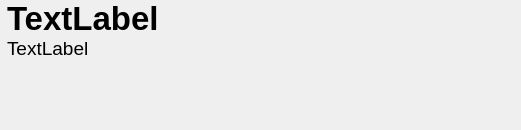
<?xml version="1.0" encoding="UTF-8"?>
<ui version="4.0">
 <class>windowheader_form</class>
 <widget class="QWidget" name="windowheader_form">
  <property name="geometry">
   <rect>
    <x>0</x>
    <y>0</y>
    <width>521</width>
    <height>130</height>
   </rect>
  </property>
  <property name="windowTitle">
   <string>Form</string>
  </property>
  <property name="styleSheet">
   <string notr="true"/>
  </property>
  <layout class="QVBoxLayout" name="verticalLayout_2">
   <property name="spacing">
    <number>0</number>
   </property>
   <property name="margin">
    <number>0</number>
   </property>
   <item>
    <widget class="QWidget" name="widget" native="true">
     <layout class="QHBoxLayout" name="horizontalLayout_2">
      <property name="spacing">
       <number>0</number>
      </property>
      <property name="margin">
       <number>0</number>
      </property>
      <item>
       <widget class="QLabel" name="logo_lbl">
        <property name="sizePolicy">
         <sizepolicy hsizetype="Fixed" vsizetype="Preferred">
          <horstretch>0</horstretch>
          <verstretch>0</verstretch>
         </sizepolicy>
        </property>
        <property name="styleSheet">
         <string notr="true"/>
        </property>
        <property name="text">
         <string/>
        </property>
       </widget>
      </item>
      <item>
       <layout class="QVBoxLayout" name="verticalLayout">
        <property name="spacing">
         <number>0</number>
        </property>
        <item>
         <widget class="QLabel" name="title_lbl">
          <property name="font">
           <font>
            <pointsize>25</pointsize>
            <weight>75</weight>
            <bold>true</bold>
           </font>
          </property>
          <property name="styleSheet">
           <string notr="true"/>
          </property>
          <property name="text">
           <string>TextLabel</string>
          </property>
          <property name="scaledContents">
           <bool>false</bool>
          </property>
         </widget>
        </item>
        <item>
         <widget class="QLabel" name="subtitle_lbl">
          <property name="font">
           <font>
            <pointsize>14</pointsize>
           </font>
          </property>
          <property name="text">
           <string>TextLabel</string>
          </property>
         </widget>
        </item>
        <item>
         <spacer name="verticalSpacer">
          <property name="orientation">
           <enum>Qt::Vertical</enum>
          </property>
          <property name="sizeHint" stdset="0">
           <size>
            <width>20</width>
            <height>40</height>
           </size>
          </property>
         </spacer>
        </item>
       </layout>
      </item>
     </layout>
    </widget>
   </item>
   <item>
    <widget class="QLabel" name="bottom_lbl">
     <property name="sizePolicy">
      <sizepolicy hsizetype="Preferred" vsizetype="Fixed">
       <horstretch>0</horstretch>
       <verstretch>0</verstretch>
      </sizepolicy>
     </property>
     <property name="minimumSize">
      <size>
       <width>0</width>
       <height>3</height>
      </size>
     </property>
     <property name="maximumSize">
      <size>
       <width>16777215</width>
       <height>3</height>
      </size>
     </property>
     <property name="text">
      <string/>
     </property>
    </widget>
   </item>
  </layout>
 </widget>
 <resources/>
 <connections/>
</ui>
